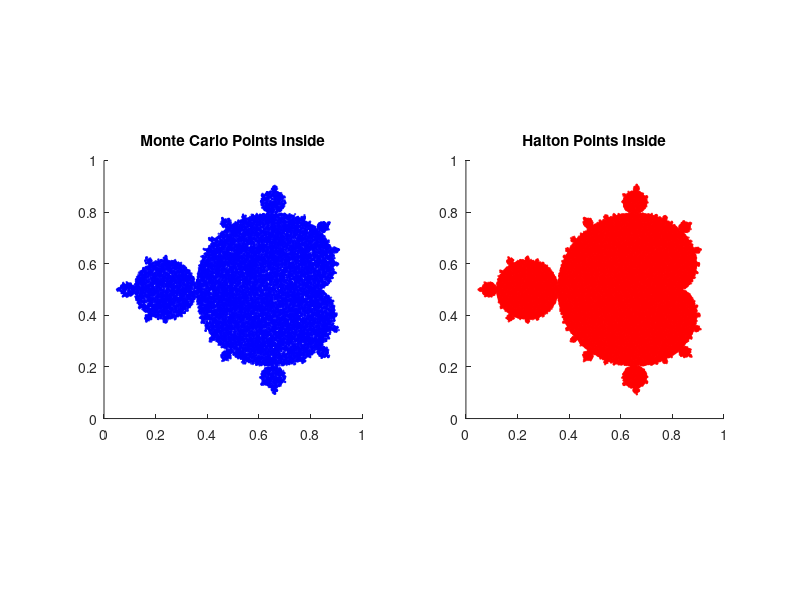

Write MATLAB code to recreate this figure.
function estimate_mandelbrot_area()
    rng(12345);  % Reproducibility

    %% Create output directory if it doesn't exist
    if ~exist('output', 'dir')
        mkdir('output');
    end

    %% Load Mandelbrot characteristic mask
    load('mandelbrot.mat');  % Expects 'mandelbrot'
    M = mandelbrot;
    [ny, nx] = size(M);

    %% Monte Carlo Method
    N = 100000;
    Ux = rand(N, 1);
    Uy = rand(N, 1);
    monte_idx = mask_indices(Ux, Uy, M);
    area_mc = sum(monte_idx) / N;

    %% Quasi-Monte Carlo Method (Halton)
    halton_pts = halton2d(N, [2, 3]);
    Hx = halton_pts(:,1);
    Hy = halton_pts(:,2);
    halton_idx = mask_indices(Hx, Hy, M);
    area_qmc = sum(halton_idx) / N;

    %% Output
    fprintf('Estimated Area (Monte Carlo): %.5f\n', area_mc);
    fprintf('Estimated Area (Quasi-Monte Carlo): %.5f\n', area_qmc);

    %% Plot and save
    figure;
    subplot(1,2,1);
    scatter(Ux(monte_idx), Uy(monte_idx), 1, 'b'); title('Monte Carlo Points Inside');
    axis equal; xlim([0 1]); ylim([0 1]);

    subplot(1,2,2);
    scatter(Hx(halton_idx), Hy(halton_idx), 1, 'r'); title('Halton Points Inside');
    axis equal; xlim([0 1]); ylim([0 1]);

    % Save the figure
    saveas(gcf, fullfile('output', 'mandelbrot_area_estimation.png'));
end


function idx = mask_indices(x, y, M)
    [ny, nx] = size(M);
    xi = max(min(floor(x * nx) + 1, nx), 1);
    yi = max(min(floor(y * ny) + 1, ny), 1);
    idx = M(sub2ind([ny, nx], yi, xi)) > 0;
end

function H = halton2d(N, bases)
    H = zeros(N, 2);
    for i = 1:N
        H(i, 1) = radical_inverse(i, bases(1));
        H(i, 2) = radical_inverse(i, bases(2));
    end
end

function r = radical_inverse(n, base)
    r = 0; f = 1 / base;
    while n > 0
        digit = mod(n, base);
        r = r + digit * f;
        n = floor(n / base);
        f = f / base;
    end
end
